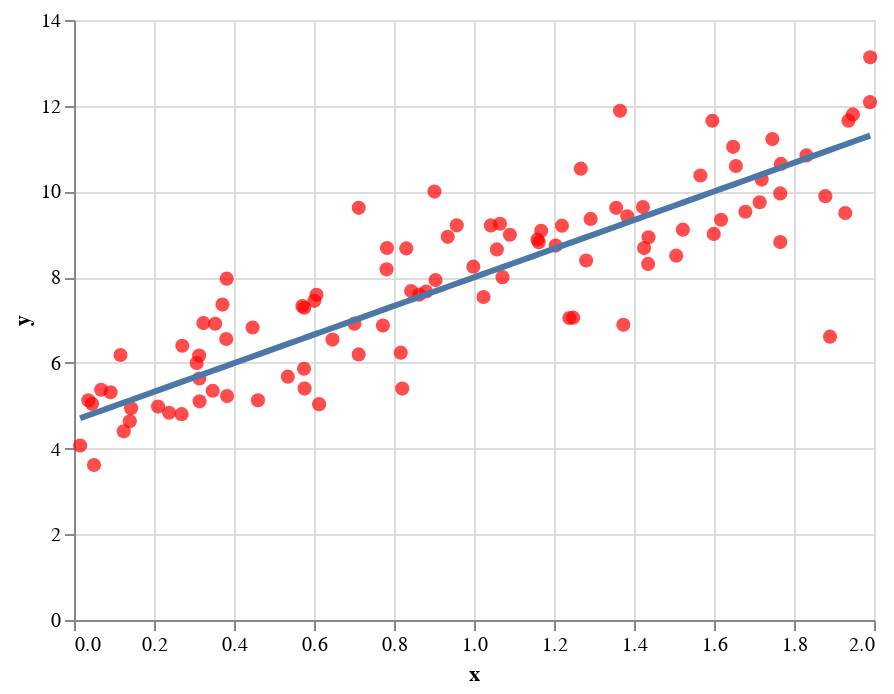

Notebook cell for this chart:
### Markdown cell above
The estimated parameters are $w_0 = 4.656$ and $w_1 = 3.339$ that are close enough to $w_0=5$ and $w_1=3$. Let's plot the line.

### Code cell
y_predicted = w_0 + w_1 * X
line = make_line_plot(X,y_predicted)

#show the charts
origin_chart + line

### Figure 1 — Vega-Lite specification as saved in the notebook (floating-point values rounded to 4 significant figures)
{"config": {"view": {"continuousWidth": 400, "continuousHeight": 300}}, "layer": [{"data": {"name": "data-13c2892f2906ceb3885f6de89a3b3e60"}, "mark": {"type": "point", "color": "red", "filled": true, "size": 50}, "encoding": {"x": {"type": "quantitative", "field": "x"}, "y": {"type": "quantitative", "field": "y"}}}, {"data": {"name": "data-d1fb7a47d11daad6673ec7b1705f5f63"}, "mark": {"type": "line", "size": 3}, "encoding": {"x": {"type": "quantitative", "field": "x"}, "y": {"type": "quantitative", "field": "y"}}}], "$schema": "https://vega.github.io/schema/vega-lite/v4.0.2.json", "datasets": {"data-13c2892f2906ceb3885f6de89a3b3e60": [{"x": 1.22, "y": 9.201}, {"x": 1.09, "y": 8.988}, {"x": 1.648, "y": 11.04}, {"x": 0.8308, "y": 8.67}, {"x": 1.248, "y": 7.055}, {"x": 1.878, "y": 9.89}, {"x": 0.3067, "y": 5.994}, {"x": 0.7117, "y": 6.197}, {"x": 0.5757, "y": 7.287}, {"x": 1.435, "y": 8.309}, {"x": 1.767, "y": 10.64}, {"x": 0.7118, "y": 9.617}, {"x": 0.1244, "y": 4.402}, {"x": 0.9982, "y": 8.244}, {"x": 1.714, "y": 9.747}, {"x": 1.89, "y": 6.611}, {"x": 1.422, "y": 9.635}, {"x": 0.3235, "y": 6.928}, {"x": 1.766, "y": 9.954}, {"x": 0.8206, "y": 5.4}, {"x": 0.269, "y": 4.803}, {"x": 0.7722, "y": 6.873}, {"x": 1.425, "y": 8.679}, {"x": 0.3128, "y": 6.17}, {"x": 0.2708, "y": 6.399}, {"x": 1.522, "y": 9.107}, {"x": 1.719, "y": 10.28}, {"x": 0.646, "y": 6.543}, {"x": 0.4465, "y": 6.825}, {"x": 0.04997, "y": 3.616}, {"x": 0.1395, "y": 4.635}, {"x": 1.057, "y": 8.647}, {"x": 1.159, "y": 8.877}, {"x": 0.3468, "y": 5.349}, {"x": 0.3132, "y": 5.635}, {"x": 1.28, "y": 8.389}, {"x": 1.947, "y": 11.8}, {"x": 0.9344, "y": 8.94}, {"x": 1.383, "y": 9.419}, {"x": 1.618, "y": 9.339}, {"x": 1.071, "y": 8.0}, {"x": 0.09143, "y": 5.313}, {"x": 0.8802, "y": 7.665}, {"x": 0.3826, "y": 5.225}, {"x": 0.04514, "y": 5.044}, {"x": 0.314, "y": 5.101}, {"x": 1.99, "y": 13.13}, {"x": 1.162, "y": 8.814}, {"x": 0.3711, "y": 7.36}, {"x": 1.365, "y": 11.88}, {"x": 0.6128, "y": 5.037}, {"x": 1.204, "y": 8.737}, {"x": 1.936, "y": 11.65}, {"x": 0.03587, "y": 5.126}, {"x": 1.238, "y": 7.047}, {"x": 0.9569, "y": 9.209}, {"x": 0.3806, "y": 6.556}, {"x": 0.0679, "y": 5.372}, {"x": 1.506, "y": 8.502}, {"x": 0.6062, "y": 7.588}, {"x": 0.2377, "y": 4.836}, {"x": 1.373, "y": 6.89}, {"x": 0.8629, "y": 7.591}, {"x": 1.267, "y": 10.53}, {"x": 0.8428, "y": 7.674}, {"x": 1.928, "y": 9.498}, {"x": 0.9039, "y": 7.931}, {"x": 0.8169, "y": 6.238}, {"x": 0.5765, "y": 5.4}, {"x": 1.042, "y": 9.206}, {"x": 1.566, "y": 10.37}, {"x": 1.292, "y": 9.359}, {"x": 1.831, "y": 10.84}, {"x": 0.01536, "y": 4.069}, {"x": 0.571, "y": 7.328}, {"x": 0.4598, "y": 5.129}, {"x": 0.2101, "y": 4.979}, {"x": 0.3817, "y": 7.965}, {"x": 0.3531, "y": 6.912}, {"x": 0.1427, "y": 4.938}, {"x": 0.1163, "y": 6.183}, {"x": 1.746, "y": 11.22}, {"x": 1.355, "y": 9.617}, {"x": 1.024, "y": 7.538}, {"x": 1.065, "y": 9.247}, {"x": 0.9011, "y": 9.997}, {"x": 0.6009, "y": 7.447}, {"x": 1.655, "y": 10.59}, {"x": 0.701, "y": 6.915}, {"x": 0.7814, "y": 8.183}, {"x": 1.168, "y": 9.084}, {"x": 0.5345, "y": 5.678}, {"x": 1.99, "y": 12.08}, {"x": 1.678, "y": 9.526}, {"x": 0.7824, "y": 8.681}, {"x": 1.599, "y": 9.009}, {"x": 1.596, "y": 11.65}, {"x": 1.436, "y": 8.931}, {"x": 1.766, "y": 8.818}, {"x": 0.575, "y": 5.863}], "data-d1fb7a47d11daad6673ec7b1705f5f63": [{"x": 1.22, "y": 8.73}, {"x": 1.09, "y": 8.296}, {"x": 1.648, "y": 10.16}, {"x": 0.8308, "y": 7.431}, {"x": 1.248, "y": 8.824}, {"x": 1.878, "y": 10.93}, {"x": 0.3067, "y": 5.681}, {"x": 0.7117, "y": 7.033}, {"x": 0.5757, "y": 6.579}, {"x": 1.435, "y": 9.45}, {"x": 1.767, "y": 10.56}, {"x": 0.7118, "y": 7.034}, {"x": 0.1244, "y": 5.072}, {"x": 0.9982, "y": 7.99}, {"x": 1.714, "y": 10.38}, {"x": 1.89, "y": 10.97}, {"x": 1.422, "y": 9.406}, {"x": 0.3235, "y": 5.737}, {"x": 1.766, "y": 10.55}, {"x": 0.8206, "y": 7.397}, {"x": 0.269, "y": 5.555}, {"x": 0.7722, "y": 7.236}, {"x": 1.425, "y": 9.416}, {"x": 0.3128, "y": 5.701}, {"x": 0.2708, "y": 5.561}, {"x": 1.522, "y": 9.74}, {"x": 1.719, "y": 10.4}, {"x": 0.646, "y": 6.814}, {"x": 0.4465, "y": 6.148}, {"x": 0.04997, "y": 4.824}, {"x": 0.1395, "y": 5.122}, {"x": 1.057, "y": 8.187}, {"x": 1.159, "y": 8.526}, {"x": 0.3468, "y": 5.815}, {"x": 0.3132, "y": 5.703}, {"x": 1.28, "y": 8.932}, {"x": 1.947, "y": 11.16}, {"x": 0.9344, "y": 7.777}, {"x": 1.383, "y": 9.276}, {"x": 1.618, "y": 10.06}, {"x": 1.071, "y": 8.234}, {"x": 0.09143, "y": 4.962}, {"x": 0.8802, "y": 7.596}, {"x": 0.3826, "y": 5.934}, {"x": 0.04514, "y": 4.807}, {"x": 0.314, "y": 5.705}, {"x": 1.99, "y": 11.3}, {"x": 1.162, "y": 8.536}, {"x": 0.3711, "y": 5.896}, {"x": 1.365, "y": 9.215}, {"x": 0.6128, "y": 6.703}, {"x": 1.204, "y": 8.678}, {"x": 1.936, "y": 11.12}, {"x": 0.03587, "y": 4.776}, {"x": 1.238, "y": 8.792}, {"x": 0.9569, "y": 7.852}, {"x": 0.3806, "y": 5.928}, {"x": 0.0679, "y": 4.883}, {"x": 1.506, "y": 9.684}, {"x": 0.6062, "y": 6.681}, {"x": 0.2377, "y": 5.45}, {"x": 1.373, "y": 9.243}, {"x": 0.8629, "y": 7.538}, {"x": 1.267, "y": 8.888}, {"x": 0.8428, "y": 7.471}, {"x": 1.928, "y": 11.1}, {"x": 0.9039, "y": 7.675}, {"x": 0.8169, "y": 7.385}, {"x": 0.5765, "y": 6.582}, {"x": 1.042, "y": 8.137}, {"x": 1.566, "y": 9.886}, {"x": 1.292, "y": 8.97}, {"x": 1.831, "y": 10.77}, {"x": 0.01536, "y": 4.708}, {"x": 0.571, "y": 6.563}, {"x": 0.4598, "y": 6.192}, {"x": 0.2101, "y": 5.358}, {"x": 0.3817, "y": 5.931}, {"x": 0.3531, "y": 5.836}, {"x": 0.1427, "y": 5.133}, {"x": 0.1163, "y": 5.045}, {"x": 1.746, "y": 10.49}, {"x": 1.355, "y": 9.183}, {"x": 1.024, "y": 8.076}, {"x": 1.065, "y": 8.213}, {"x": 0.9011, "y": 7.666}, {"x": 0.6009, "y": 6.663}, {"x": 1.655, "y": 10.18}, {"x": 0.701, "y": 6.998}, {"x": 0.7814, "y": 7.266}, {"x": 1.168, "y": 8.557}, {"x": 0.5345, "y": 6.442}, {"x": 1.99, "y": 11.3}, {"x": 1.678, "y": 10.26}, {"x": 0.7824, "y": 7.27}, {"x": 1.599, "y": 9.998}, {"x": 1.596, "y": 9.986}, {"x": 1.436, "y": 9.453}, {"x": 1.766, "y": 10.55}, {"x": 0.575, "y": 6.577}]}}
